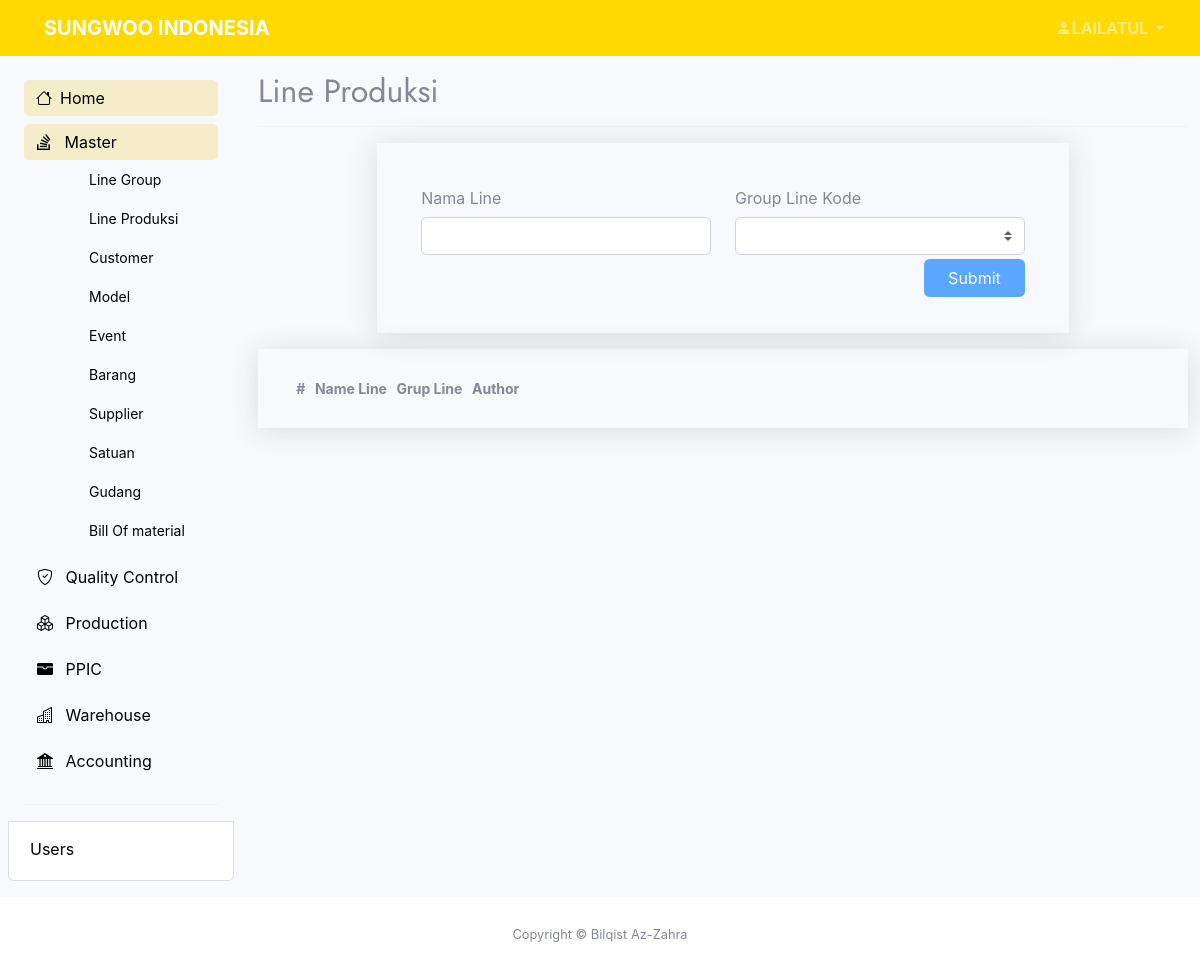
Page /pages/master/add-lineprd.php (signed in) on the earlier database version.
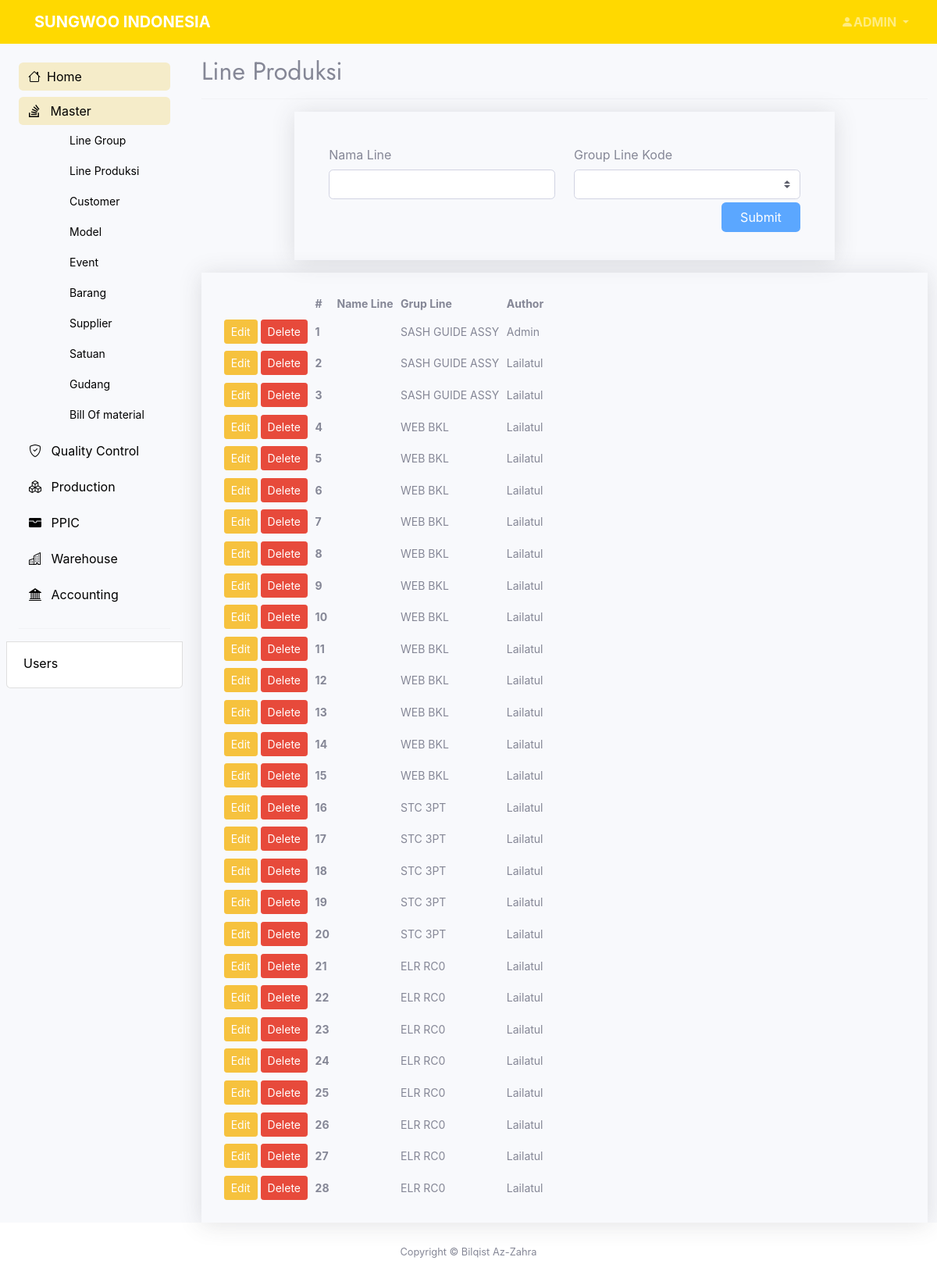
Same page on the later database version.
### tables this page shows
CREATE TABLE `master_line` (
  `id` int(11) NOT NULL,
  `nama` varchar(30) NOT NULL,
  `grupline` varchar(30) NOT NULL,
  `create_at` datetime NOT NULL DEFAULT current_timestamp(),
  `author` varchar(30) NOT NULL
);

### pages/master/add-lineprd.php (the view, shortened to what the changed rows need)
<?php
    include "../../connect.php";
?>
<?php
    $tabelnya       = "master_line";
?>
<!DOCTYPE html>
<html lang="en">
<head>
    <?php include '../../layout/header.php' ?>
</head>
<body class="bg-light bg-light" >
	<section>
        <?php include '../../layout/topbar.php' ?>
    </section>
    <section class="container-xxl">
		<div class="row flex-nowrap">
			<div class="col-auto px-0 max-vh-100">
                <div class="col ps-md-3 max-vh-100" data-aos="fade" data-aos-delay="100">
                    <div class="page-header pt-3">
                        <h2>Line Produksi</h2>
                    </div>
                    <div class="row justify-content-md-center">
                        <div class="col-lg-12 col-md-12">
                            <div class="container shadow px-4 py-4">
                                <div class="table-responsive-lg">
                                    <table id="lineprd_table" class="table-sm display nowrap table-hover">
                                        <thead>
                                            <tr>
                                                <th scope="col"></th>
                                                <th scope="col">#</th>
                                                <th scope="col">Name Line</th>
                                                <th scope="col">Grup Line</th>
                                                <th scope="col">Author</th>
                                            </tr>
                                        </thead>
                                        <tbody>
                                            <?php
                                            $sql2   = "SELECT * FROM $tabelnya ORDER BY create_at DESC";
                                            $q2     = mysqli_query($conn, $sql2);
                                            $order   = 1;
                                            while ($r2 = mysqli_fetch_array($q2)) {
                                                $id             = $r2['idline'];
                                                $namaline       = $r2['namaline'];
                                                $grupline       = $r2['grupline'];
                                                $author         = $r2['author'];
                                            ?>
                                                <tr>
                                                    <td scope="row">
                                                        <a href="add-lineprd.php?op=edit&id=<?php echo $id ?>"><button type="button" class="btn btn-sm btn-warning">Edit</button></a>
                                                        <a href="add-lineprd.php?op=delete&id=<?php echo $id ?>" onclick="return confirm('Are you sure you want to delete the data?')"><button type="button" class="btn btn-sm btn-danger">Delete</button></a>
                                                    </td>
                                                    <th scope="row"><?php echo $order++ ?></th>
                                                    <td scope="row"><?php echo $namaline  ?></td>
                                                    <td scope="row"><?php echo $grupline ?></td>
                                                    <td scope="row"><?php echo $author ?></td>
                                                </tr>
                                            <?php
                                            }
                                            ?>
                                        </tbody>
                                    </table>
                                </div>
                            </div>
                        </div>
                    </div>
                </div>
            </div>
        </div>
    </section>
</body>
</html>

### layout/topbar.php (shortened to what the changed rows need)
<header>
			<nav class="navbar navbar-expand-md navbar-dark">
			  	<div class="container-xxl">
					<div class="collapse navbar-collapse" id="topbar">
						<ul class="navbar-nav d-flex ms-auto">
							<li class="nav-item dropdown me-auto text-uppercase fw-bold">
								<a class="nav-link dropdown-toggle"
								href="#" id="navbarDropdown"
								role="button"
								data-bs-toggle="dropdown"
								aria-expanded="false">
								<span class="bi bi-person-fill"><?php echo strtoupper($_SESSION['name']); ?></span>
								</a>
							</li>
						</ul>
					</div>
			  	</div>
		  	</nav>
		</header>

Differences in the rows shown:
added master_line: grupline "SASH GUIDE ASSY", author "Admin"
added master_line: grupline "SASH GUIDE ASSY", author "Lailatul"
added master_line: grupline "SASH GUIDE ASSY", author "Lailatul"
added master_line: grupline "WEB BKL", author "Lailatul"
added master_line: grupline "WEB BKL", author "Lailatul"
added master_line: grupline "WEB BKL", author "Lailatul"
added master_line: grupline "WEB BKL", author "Lailatul"
added master_line: grupline "WEB BKL", author "Lailatul"
added master_line: grupline "WEB BKL", author "Lailatul"
added master_line: grupline "WEB BKL", author "Lailatul"
added master_line: grupline "WEB BKL", author "Lailatul"
added master_line: grupline "WEB BKL", author "Lailatul"
added master_line: grupline "WEB BKL", author "Lailatul"
added master_line: grupline "WEB BKL", author "Lailatul"
added master_line: grupline "WEB BKL", author "Lailatul"
added master_line: grupline "STC 3PT", author "Lailatul"
added master_line: grupline "STC 3PT", author "Lailatul"
added master_line: grupline "STC 3PT", author "Lailatul"
added master_line: grupline "STC 3PT", author "Lailatul"
added master_line: grupline "STC 3PT", author "Lailatul"
added master_line: grupline "ELR RC0", author "Lailatul"
added master_line: grupline "ELR RC0", author "Lailatul"
added master_line: grupline "ELR RC0", author "Lailatul"
added master_line: grupline "ELR RC0", author "Lailatul"
added master_line: grupline "ELR RC0", author "Lailatul"
added master_line: grupline "ELR RC0", author "Lailatul"
added master_line: grupline "ELR RC0", author "Lailatul"
added master_line: grupline "ELR RC0", author "Lailatul"
Other differences:
$_SESSION['name']: "LAILATUL" → "ADMIN"
